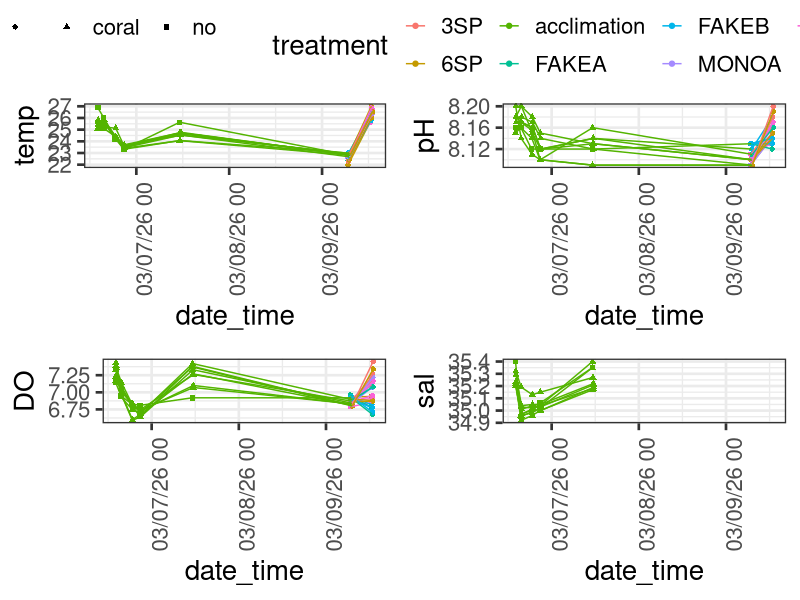
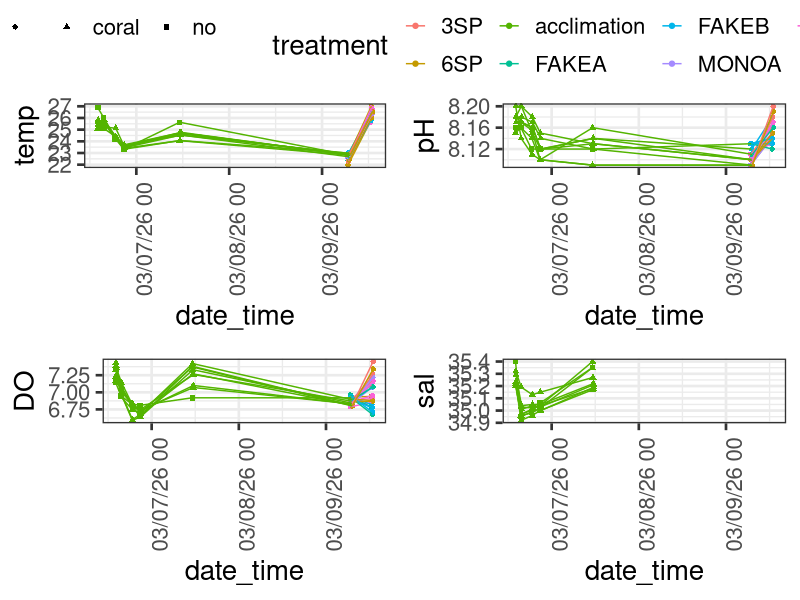

Reproduce these figures in R, in order.
#Tank data
#Biodiversity facilitation experiment
#HIMB Spring 2026
#Maya Powell

#load libraries
library(ggplot2)
library(here)
library(ggpubr)
library(lubridate)

#read in data

td <- read.csv(here("Data/tank_data_biofac.csv"))

td <- td %>%
  mutate(date_time = paste(date,pH_time)) %>%
  mutate(date_time = mdy_hm(date_time)) %>%
  mutate(tank = as.factor(tank)) #%>% 
  #dplyr::filter(treatment != "acclimation")

#plot data

temp <- ggplot(td, aes(x = date_time, y = temp, color = treatment, group = tank, shape = coral_no)) +
  geom_point() +
  geom_line() +
  theme_bw(base_size = 20) +
  theme(axis.text.x = element_text(angle = 90)) +
  scale_x_datetime(date_labels = "%D %H")

pH <- ggplot(td, aes(x = date_time, y = pH, color = treatment, group = tank, shape = coral_no)) +
  geom_point() +
  geom_line() +
  theme_bw(base_size = 20) +
  theme(axis.text.x = element_text(angle = 90)) +
  scale_x_datetime(date_labels = "%D %H")

DO <- ggplot(td, aes(x = date_time, y = DO, color = treatment, group = tank, shape = coral_no)) +
  geom_point() +
  geom_line() +
  theme_bw(base_size = 20) +
  theme(axis.text.x = element_text(angle = 90)) +
  scale_x_datetime(date_labels = "%D %H")

sal <- ggplot(td, aes(x = date_time, y = sal, color = treatment, group = tank, shape = coral_no)) +
  geom_point() +
  geom_line() +
  theme_bw(base_size = 20) +
  theme(axis.text.x = element_text(angle = 90)) +
  scale_x_datetime(date_labels = "%D %H")
  

tank_plots <- ggarrange(temp, pH, DO, sal, common.legend = T, nrow = 2, ncol = 2)
tank_plots

ggsave(here("Output/tank_plots.pdf"), tank_plots, h = 10, w = 10)

#sunset at 18:38 so during sampling on 3/6
#flow rates all over the place so residence times super unpredictable and weird
#for initial tank data - much better!!
